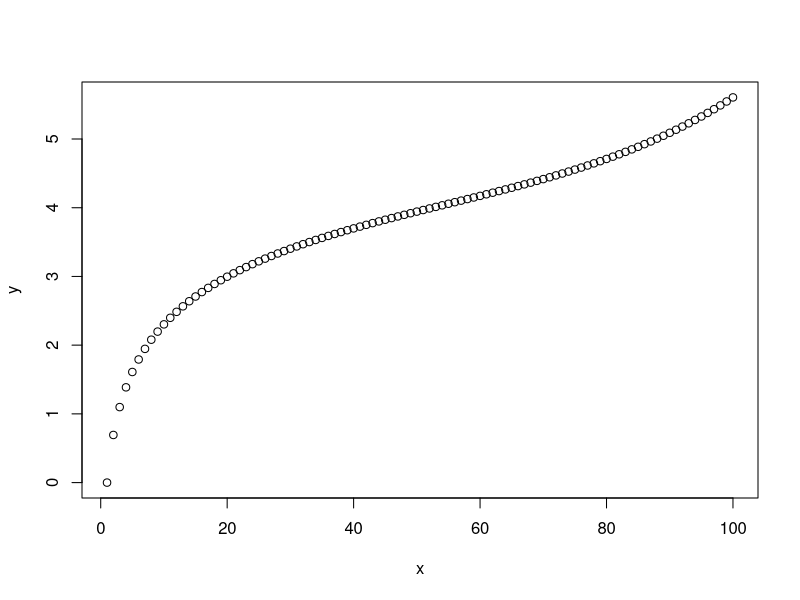
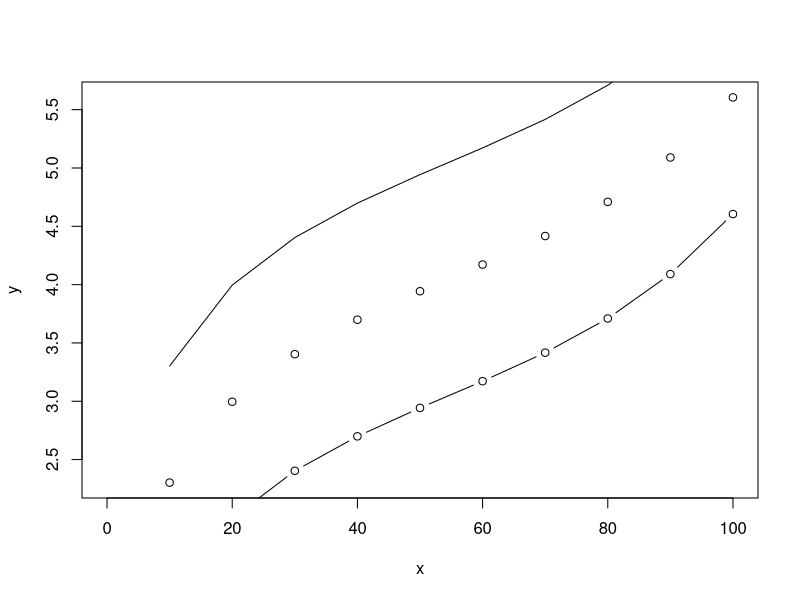
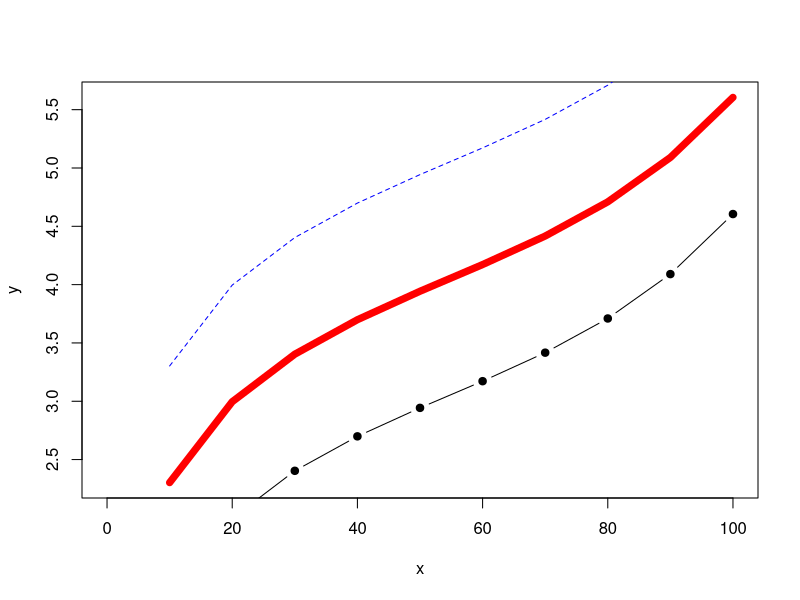
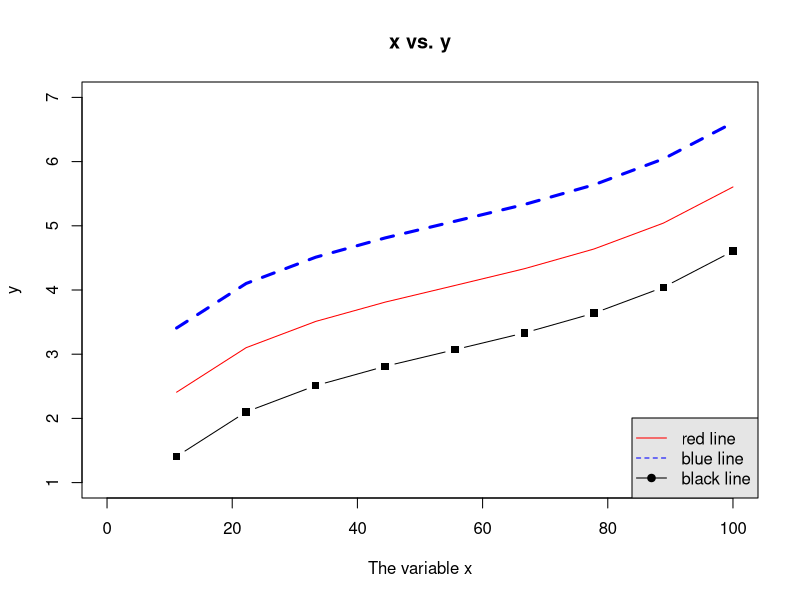
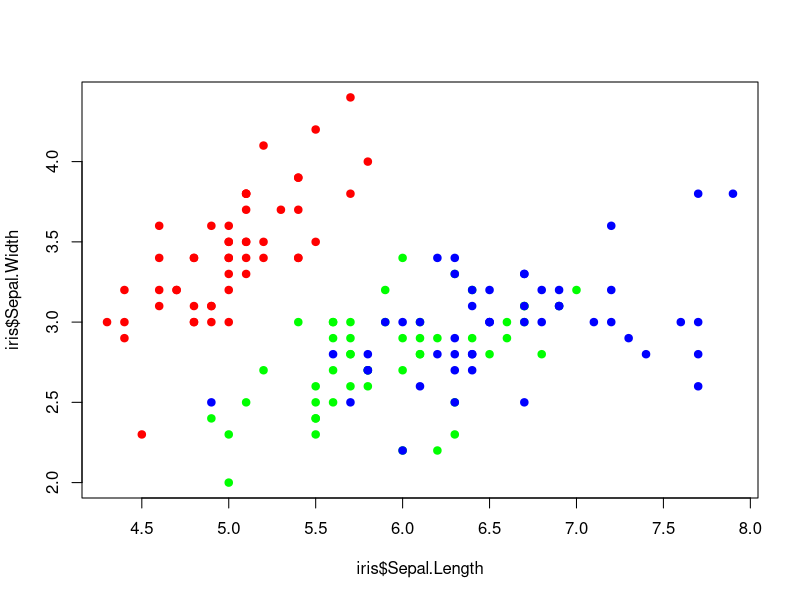
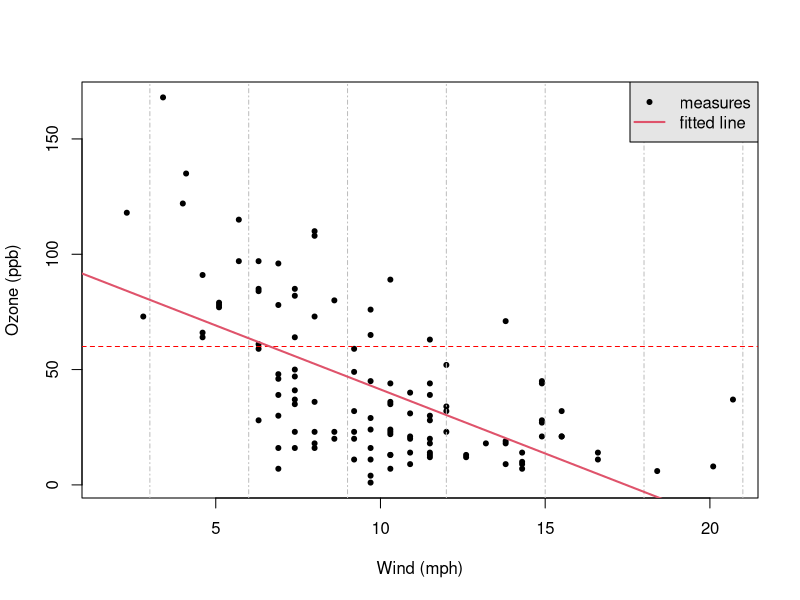
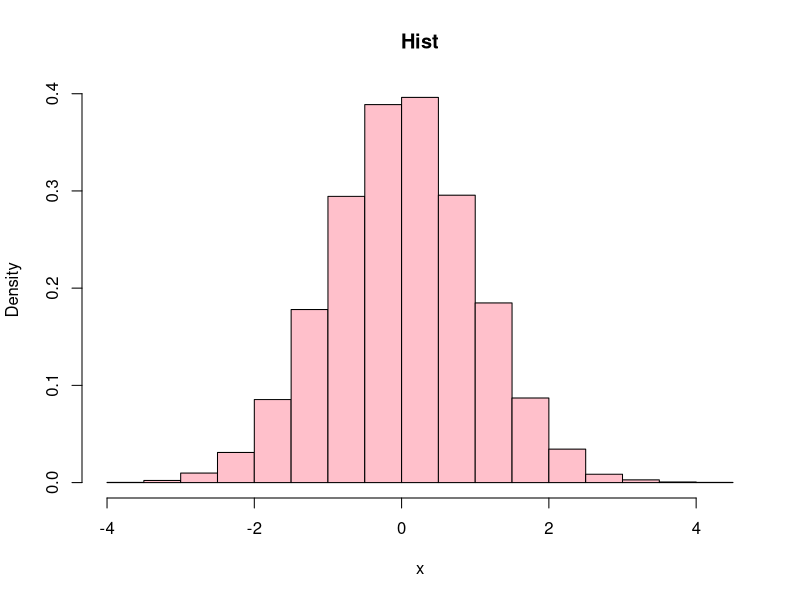
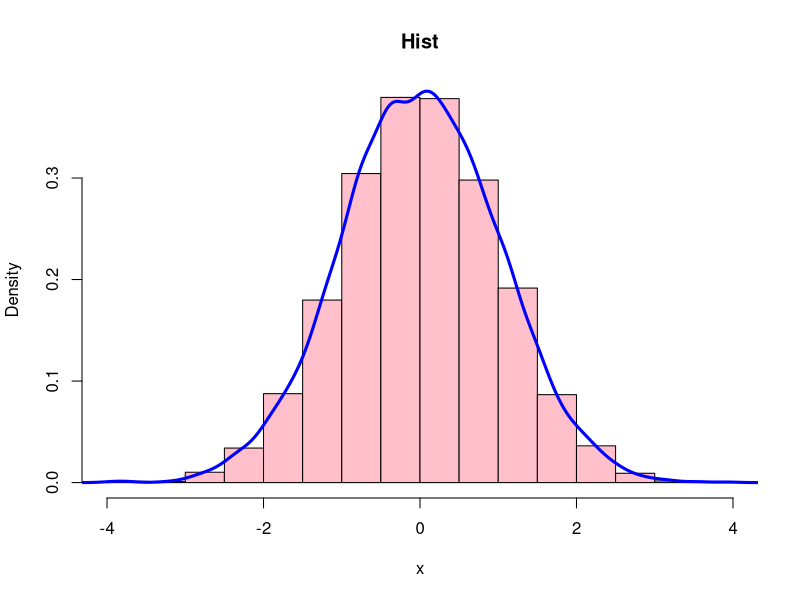

The R source for these figures, in order: (Note: this script raises an error after producing the figures.)
##  basic plot

x <- 1:100
y <- log(x) + (x/100)^5
plot(x,y) # equivalent to plot(x, y, type="p")

## add elements

x <- seq(0,100, by=10)
y <- log(x) + (x/100)^5
plot(x,y)
lines(x,y+1)
points(x,y-1, type="b")

## add color and styles

plot(x, y, type="l", col="red",lwd=7)
lines(x, y+1, col="blue",lty="dashed")
points(x, y-1, type="b", pch=19)

## labels

x <- seq(0, 100, length.out=10)
y <- log(x) + (x/100)^5

plot(x,y, type="l", col="red", ylim=c(1,7), 
     xlab="The variable x", main ="x vs. y" )

lines(x, y+1, lwd=3,lty="dashed", col="blue")
points(x, y-1, type="b", pch=15)

## legend
legend(x="bottomright", 
       legend=c("red line",
                "blue line", "black line"), 
       lty=c(1,2,1), pch=c(NA,NA,19), 
       col=c("red", "blue", "black"),
       bg="gray90")



## coloring 
data(iris)

colormap = c( "setosa" = "red" , 
              'versicolor' = 'green' , 
              'virginica' = 'blue' )
colormap

plot(iris$Sepal.Length, 
     iris$Sepal.Width , 
     col = colormap[ iris$Species ] , 
     pch=19)


## coloring trick
colormap = c( "setosa" = "red" , 
              'versicolor' = 'green' , 
              'virginica' = 'blue' )
colormap['setosa']

colormap[c('setosa','virginica','setosa','setosa')]

colormap[iris$Species]

## lines
data(airquality)
plot(airquality$Wind, airquality$Ozone, pch=20,
     xlab="Wind (mph)",ylab="Ozone (ppb)")

## horizontal and vertical lines
abline(h=60, col="red", lty="dashed")
abline(v=seq(3,21,3), col="grey", lty="dotdash")

## tendency line
abline(lm(airquality$Ozone ~ airquality$Wind),
       col=2, lwd=2)

legend("topright", legend= c("measures","fitted line"),
       pch= c(20, NA), lty = c(0, 1), lwd=c(NA, 2),
       col = c(1, 2), bg = "gray90")



## histogram
x <- rnorm(10000)

hist(x, breaks=20,
       freq=FALSE,
       main="Hist",
       col="pink")


## hist + density
x <- rnorm(10000)

hist(x, freq=FALSE, 
       main="Hist", 
       col ="pink")
lines(density(x),
        col="blue", lwd=3)


library(MASS)
data(Melanoma)
head(Melanoma)

boxplot(Melanoma$thickness)


## boxplot I
boxplot(Melanoma$thickness[Melanoma$status=="1"],
        Melanoma$thickness[Melanoma$status=="2"],
        Melanoma$thickness[Melanoma$status=="3"],
        main="Thickness of melanoma per patient status",
        xlab="status", ylab="Tumour thickness",  
        names=c("1","2","3")) 
points(Melanoma$status, Melanoma$thickness,
        col="blue",pch=19) #adds the actual data points to the plot

## boxplot II
boxplot(thickness ~ status, data=Melanoma,
         main="Thickness of melanoma per patient status",
         xlab="status", ylab="Tumour thickness")
points(thickness ~ status, data=Melanoma, 
        col="blue", pch=19) #adds the actual data points to the plot



## pairplot
data(iris) #contains 4 measurements for 150 flowers from 3   species of iris (Iris setosa, versicolor and virginica)
colormap = c( "setosa" = "red" , 
              'versicolor' = 'green' , 
              'virginica' = 'blue' )

pairs(iris[,1:4], main="Edgar Anderson's Iris Data", 
        pch=19, col=colormap[iris$Species]) 



## par

par(mfrow=c(1,2))
plot(-90:90 , (-90:90)**2 )
plot(-90:90 , (-90:90)**3 )

par(mfrow=c(2,2))
plot(-90:90 , (-90:90)**1 )
plot(-90:90 , (-90:90)**2 )
plot(-90:90 , (-90:90)**3 )
plot(-90:90 , (-90:90)**4 )

plot( rnorm(10) , rnorm(10) )
par(col="red", pch=15)
plot( rnorm(10) , rnorm(10) )

par(mar=c(5.1,4.1,4.1,5.1))     #set margins in lines
plot( rnorm(10) , rnorm(10) )
par(mai=c(2.02,0.82,0.82,0.42)) #set margins in inches
plot( rnorm(10) , rnorm(10) )

dev.off() # reset graphical changes
plot( rnorm(10) , rnorm(10) )

## multiple plot
par(mfrow=c(1,2))
x <- seq(-100, 100, 0.1)
plot(x, y=x^2, ylim = c(-10000,10000), main="quadratic")
plot(x, y=x^3, ylim = c(-10000,10000), main="cubic")

## saving to file

pdf(file="quadratic_cubic.pdf", width=7, height=4, 
    paper="a4")
par(mfrow=c(1,2),col="firebrick", pch=19)
x <- seq(-100, 100, 0.1)
plot(x, y=x^2, ylim=c(-10000,10000), main="quadratic")
plot(x, y=x^3, ylim=c(-10000,10000), main="cubic")
dev.off()


### stats ###

data(iris)
# we limit the data to 2 species
iris_f = iris[ iris$Species %in% c('versicolor','virginica') , ]
iris_f$Species = factor(iris_f$Species)

tapply( iris_f$Petal.Length ,iris_f$Species , mean )

plen_versicolor = iris_f$Petal.Length[iris_f$Species=='versicolor']
plen_virginica  = iris_f$Petal.Length[iris_f$Species=='virginica']


par(mfrow=c(2,2))
hist(plen_versicolor,
     xlab="versicolor",
     main="petal length - versicolor")
qqnorm(plen_versicolor)
qqline(plen_versicolor)

hist(plen_virginica,
     xlab="virginica",
     main="petal length - virginica")
qqnorm(plen_virginica)
qqline(plen_virginica)

dev.off()

shapiro.test( plen_versicolor )
shapiro.test( plen_virginica )


boxplot(Petal.Length ~ Species, data=iris_f, col=c("cornflowerblue", "pink"), 
        ylab="petal length", xlab="species") 
points( Petal.Length ~ Species, data=iris_f, col="black",pch = 19)

t.test(plen_versicolor,
       plen_virginica)

t.test(Petal.Length ~ Species, data=iris_f) #equivalent to the above 


test_res = t.test(Petal.Length ~ Species, 
                  data=iris_f)
names(test_res)
test_res[['p.value']]


## paired t-test

data(sleep)
head(sleep)

interaction.plot(response=sleep$extra, x.factor=sleep$group, 
                 trace.factor=sleep$ID, legend=FALSE, type="b", lty=1, pch=16, 
                 xlab="Drug received", ylab="Extra sleep")


## plotting differences 
ordered_idx_1 = order( sleep$ID[ sleep$group == 1 ] )
ordered_idx_2 = order( sleep$ID[ sleep$group == 2 ] )
extra_sleep1_ordered = sleep$extra[sleep$group==1][ordered_idx_1]
extra_sleep2_ordered = sleep$extra[sleep$group==2][ordered_idx_2]

difference = extra_sleep2_ordered - extra_sleep1_ordered

par(mfrow=c(1,2))
hist(difference, freq=FALSE,
     xlab="Difference Drug 2 - Drug 1", main="Difference in extra sleep", col="white")

qqnorm(difference, xlim=c(-5, 2), ylim=c(-5, 2))
qqline(difference)

dev.off()

t.test(extra_sleep2_ordered,
       extra_sleep1_ordered, paired=TRUE)
# equivalent to 
t.test(difference)

## non parametric alternatives

# mann Whitney U test
wilcox.test(extra~group, data=sleep) 
# for paired data : Wilcoxon Signed Rank test, 
wilcox.test(extra_sleep2_ordered,
            extra_sleep1_ordered, paired=TRUE)


## correlation and regression 

plot(iris$Petal.Length, iris$Petal.Width,
     col="red", pch=20,
     xlab="Petal Length", ylab="Petal Width")
abline(lm(iris$Petal.Width~iris$Petal.Length),
       col="black", lwd=2)

cor( iris$Petal.Length, iris$Petal.Width )
cor.test( iris$Petal.Length, iris$Petal.Width )


summary(Cnorm)
quantile(Cnorm , c(0.025,0.975))
hist(Cnorm)


## regression data
class_data <- read.csv("course_datasets/class.csv")
class_data$Gender = as.factor(class_data$Gender)
#dataset* of 19 students' measurements
summary(class_data)
pairs(class_data[2:4] , col = class_data$Gender, pch=19 )

# create model
model_height_age <- lm(Height~Age, data=class_data)
model_height_age

plot(Height~Age, data=class_data)
abline(model_height_age , col='red')

residuals(model_height_age)

## check model assumptions
par(mfrow=c(2,2))
plot(model_height_age)

dev.off()
## plot model
plot(Height~Age,data=class_data)
abline(model_height_age, col="red", lwd=2)


## when a model have >1 parameter, you may want to just plot 
## the prediction of the model vs observed values
plot( model_height_age$fitted.values , class_data$Height , 
      xlab='Height - model prediction',
      ylab ='Height - observed values')
abline(a=0,b=1,lty=2)

summary( model_height_age )


## model with 2 parameters


# create model
model2 <- lm(Height~Age+Gender, data=class_data)

par(mfrow=c(2,2))
plot(model2)
dev.off()
summary(model2)

plot( Height~Age, col=c('turquoise','purple')[Gender], pch=19, data=class_data  )
C = coef( model2 )
abline(a=C[1],b=C[2] , col='turquoise',lwd=2)
abline(a=C[1]+C[3],b=C[2] , col='purple',lwd=2)
legend('bottomright',c('female','male'),pch=19,lwd=2,col=c('turquoise','purple'))
